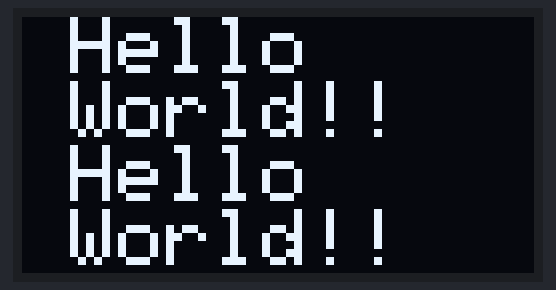
The sketch below on a simulated Arduino Uno, built with avr-gcc and run on an emulated ATmega328P. On the bench: 128×64 one-colour display.

Above: at 0.1 s.

The sketch:

helloworld.ino
```cpp
// Nesse programa será exibido no display OLED o texto "Hello World!!"
#include <SPI.h>
#include <Wire.h>
#include <Adafruit_GFX.h>
#include <Adafruit_SSD1306.h>

// Definicao de pinos interface SPI
#define OLED_SDA   9
#define OLED_SCK   10
#define OLED_DC    11
#define OLED_CS    12
#define OLED_RESET 13
Adafruit_SSD1306 display(OLED_SDA, OLED_SCK, OLED_DC, OLED_RESET, OLED_CS);

void setup()
{
  Serial.begin(9600);
  // Inicializa o display
  display.begin(SSD1306_SWITCHCAPVCC);
  // Apaga o display
  display.clearDisplay();
}

void loop()
{
  display.setTextSize(2); //tamanho do texto
  display.setTextColor(WHITE);
  display.println(" Hello");
  display.println(" World!!");
  display.display(); //executa o texto no display
}
```
